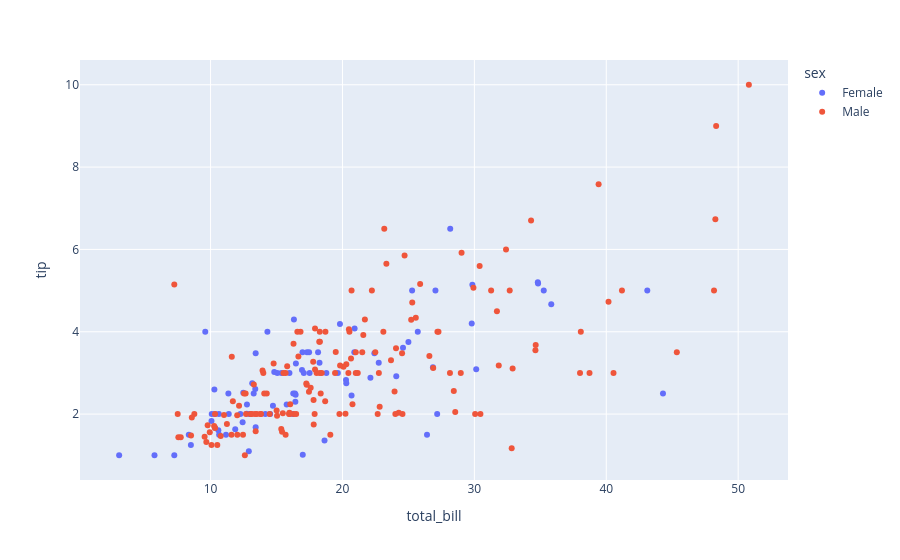

Notebook source saved alongside this figure:
### Code cell
px.scatter(df,x = "total_bill",y="tip",color = "sex")

### Figure 1 — Plotly figure (JSON) as saved in the notebook; plotly's stock layout.template omitted (floating-point values rounded to 4 significant figures; data arrays with more than 128 entries replaced by an {"elided": "..."} marker saying what was removed)
{"data": [{"hovertemplate": "sex=Female<br>total_bill=%{x}<br>tip=%{y}<extra></extra>", "legendgroup": "Female", "marker": {"color": "#636efa", "symbol": "circle"}, "mode": "markers", "name": "Female", "orientation": "v", "showlegend": true, "type": "scatter", "x": [16.99, 24.59, 35.26, 14.83, 10.33, 16.97, 20.29, 15.77, 19.65, 15.06, 20.69, 16.93, 10.29, 34.81, 26.41, 16.45, 3.07, 17.07, 26.86, 25.28, 14.73, 10.07, 34.83, 5.75, 16.32, 22.75, 11.35, 15.38, 44.3, 22.42, 20.92, 14.31, 7.25, 25.71, 17.31, 10.65, 12.43, 24.08, 13.42, 12.48, 29.8, 14.52, 11.38, 20.27, 11.17, 12.26, 18.26, 8.51, 10.33, 14.15, 13.16, 17.47, 27.05, 16.43, 8.35, 18.64, 11.87, 29.85, 25.0, 13.39, 16.21, 17.51, 10.59, 10.63, 9.6, 20.9, 18.15, 19.81, 43.11, 13.0, 12.74, 13.0, 16.4, 16.47, 12.76, 13.27, 28.17, 12.9, 30.14, 13.42, 15.98, 16.27, 10.09, 22.12, 35.83, 27.18, 18.78], "xaxis": "x", "y": [1.01, 3.61, 5.0, 3.02, 1.67, 3.5, 2.75, 2.23, 3.0, 3.0, 2.45, 3.07, 2.6, 5.2, 1.5, 2.47, 1.0, 3.0, 3.14, 5.0, 2.2, 1.83, 5.17, 1.0, 4.3, 3.25, 2.5, 3.0, 2.5, 3.48, 4.08, 4.0, 1.0, 4.0, 3.5, 1.5, 1.8, 2.92, 1.68, 2.52, 4.2, 2.0, 2.0, 2.83, 1.5, 2.0, 3.25, 1.25, 2.0, 2.0, 2.75, 3.5, 5.0, 2.3, 1.5, 1.36, 1.63, 5.14, 3.75, 2.61, 2.0, 3.0, 1.61, 2.0, 4.0, 3.5, 3.5, 4.19, 5.0, 2.0, 2.01, 2.0, 2.5, 3.23, 2.23, 2.5, 6.5, 1.1, 3.09, 3.48, 3.0, 2.5, 2.0, 2.88, 4.67, 2.0, 3.0], "yaxis": "y"}, {"hovertemplate": "sex=Male<br>total_bill=%{x}<br>tip=%{y}<extra></extra>", "legendgroup": "Male", "marker": {"color": "#EF553B", "symbol": "circle"}, "mode": "markers", "name": "Male", "orientation": "v", "showlegend": true, "type": "scatter", "x": {"elided": "157 float values"}, "xaxis": "x", "y": {"elided": "157 float values"}, "yaxis": "y"}], "layout": {"legend": {"title": {"text": "sex"}, "tracegroupgap": 0}, "margin": {"t": 60}, "xaxis": {"anchor": "y", "domain": [0, 1], "title": {"text": "total_bill"}}, "yaxis": {"anchor": "x", "domain": [0, 1], "title": {"text": "tip"}}}}
